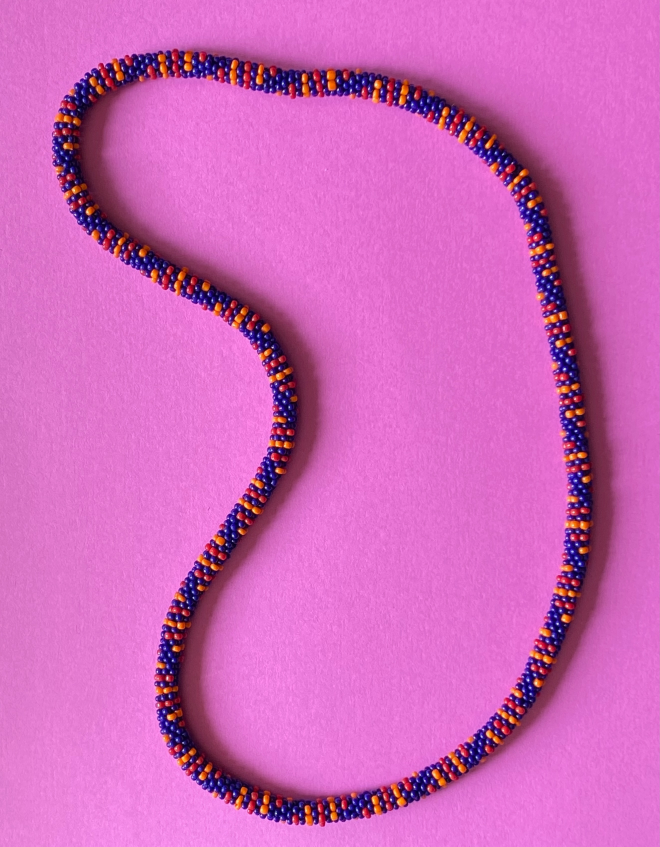
#> input picture beads-photo-1.jpg, 2639 x 3385 px, given in place of hand+1-palette0-shift0.png, which was not available (shown at 1/4 size)
$ python check_colored_segmentation.py
#> lines starting #> are read from the running program, lines starting #| are printed output that depends on the picture; after the words box and inside, x2 and y2 are one past the last pixel; in counts of white or black regions, pixels touching at a corner belong together; pictures that were not available may be replaced by others from this repository, and a replacement may not be noted
#> in main, image is the input picture: shape (3385, 2639, 3); mean R, G, B 208, 102.6, 186.4
### photo2/segment_colored_beads.py
"""R215: image-only broad colored-body regions and separate reflection pixels.

No saved labels, adjacency series, center spline or placement model is read.
Pixel masks are proposals; a retained fraction of a candidate is not true recall.
"""
import argparse
import json
import os
import uuid
from pathlib import Path

os.environ.setdefault('MPLCONFIGDIR', '/tmp/beads-segmentation-mpl')

import numpy as np
from PIL import Image, ImageOps
from scipy import ndimage as ndi
from scipy.signal import find_peaks
from scipy.spatial import cKDTree
from matplotlib.colors import rgb_to_hsv
from skimage.feature import peak_local_max
from skimage.filters import threshold_otsu
from skimage.measure import regionprops
from skimage.morphology import skeletonize
from skimage.segmentation import watershed, find_boundaries

import auto_label_beads as auto
from bead_evidence_inventory import encode_pixels, hue_distance


def resize_mask(mask, shape):
    return np.asarray(Image.fromarray(mask).resize((shape[1], shape[0]), Image.Resampling.NEAREST), bool)


def appearance_context(image, max_dimension=1600):
    """Learn paper/color/scale without requiring a closed strip axis.

    The older point detector's appearance initialization is reused explicitly,
    but pixel segmentation must not depend on successful curve/graph tracing.
    No skeleton path or geometric bead placement is computed.
    """
#> called with max_dimension = 1600
    height,width=image.shape[:2]; factor=min(1.,max_dimension/max(height,width))
    nw,nh=round(width*factor),round(height*factor)
    rgb=np.asarray(Image.fromarray(image).resize((nw,nh),Image.Resampling.LANCZOS),np.float32)/255
    hsv=rgb_to_hsv(rgb); hue=hsv[...,0]*360; sat=hsv[...,1]; value=hsv[...,2]
#> after `hue = hsv[..., 0] * 360`:
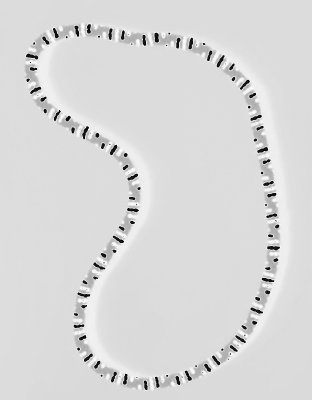
#> hue: shape (1600, 1247) float32 (shown at 1/4 size); min 0, max 359.6, mean 306.2; drawn with min black and max white
#> after `sat = hsv[..., 1]`:
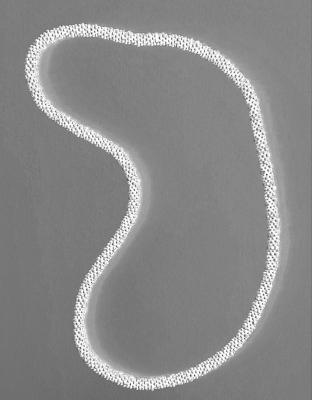
#> sat: shape (1600, 1247) float32 (shown at 1/4 size); min 0.0656, max 1, mean 0.536
#> after `value = hsv[..., 2]`:
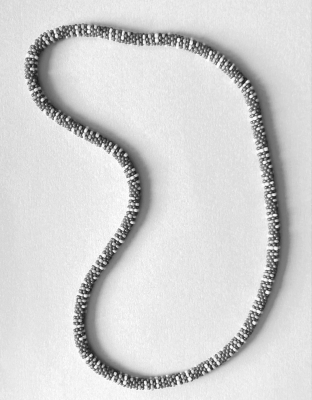
#> value: shape (1600, 1247) float32 (shown at 1/4 size); min 0.0627, max 1, mean 0.826
    scale=np.asarray([nw/width,nh/height])
    border=np.zeros((nh,nw),bool); margin=max(1,int(min(nh,nw)*.025))
    border[:margin]=True; border[-margin:]=True; border[:,:margin]=True; border[:,-margin:]=True
    chrom=rgb[...,:2]/np.maximum(rgb.sum(axis=2,keepdims=True),.01)
    bg=np.median(chrom[border],axis=0); mad=np.median(abs(chrom[border]-bg),axis=0)*1.4826
#> after `bg = np.median(chrom[border], axis=0)`: bg = [0.412, 0.211]
#> after `mad = np.median(abs(chrom[border] - bg), axis=0) * 1.4826`: mad = [0.00659, 0.0111]
    score=np.sqrt(np.sum(((chrom-bg)/np.maximum(mad,.003))**2,axis=2))
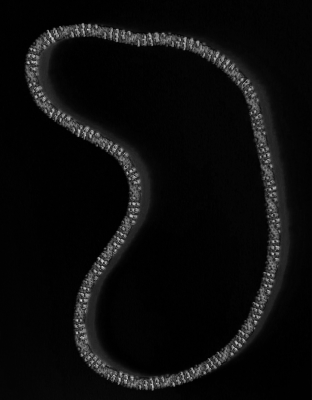
#> score: shape (1600, 1247) float32 (shown at 1/4 size); min 0.00899, max 91.32, mean 4.5; drawn with min black and max white
    border_tail=float(np.quantile(score[border],.999))
#> border_tail = 3.81
    threshold=max(min(border_tail,50.),float(threshold_otsu(np.minimum(score,50))))
#> threshold = 16.31
    background_value=float(np.median(value[border]))
#> background_value = 0.886
    foreground=(score>threshold)|(value<background_value*.15)
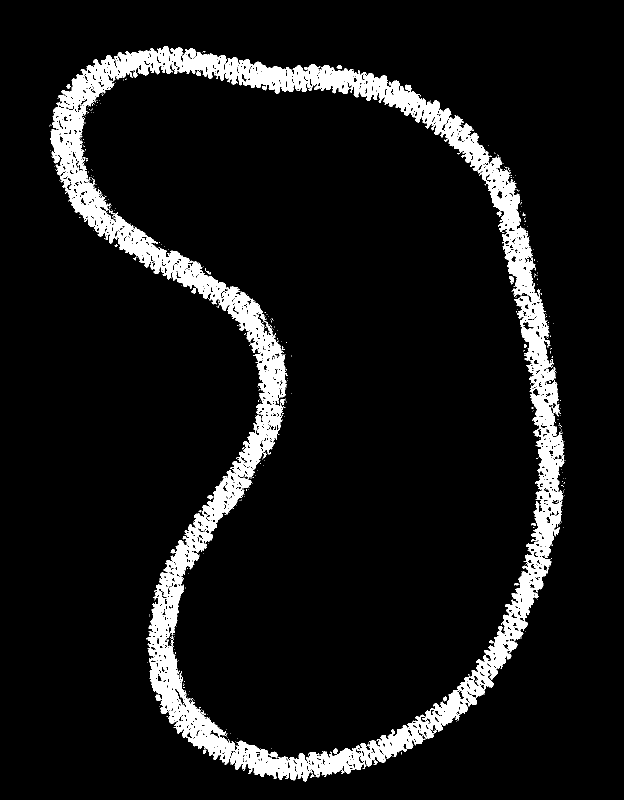
#> foreground: shape (1600, 1247) bool (shown at 1/2 size); 8.3% white; 473 white regions (449 under 20 px), largest, box (x1, y1, x2, y2) and area: (100, 92, 1129, 1563) 163441, (1019, 552, 1028, 569) 95, (506, 846, 515, 866) 70
    sigma=max(1.,max(nh,nw)/520)
#> (the rest of the program and of its run is left out)
